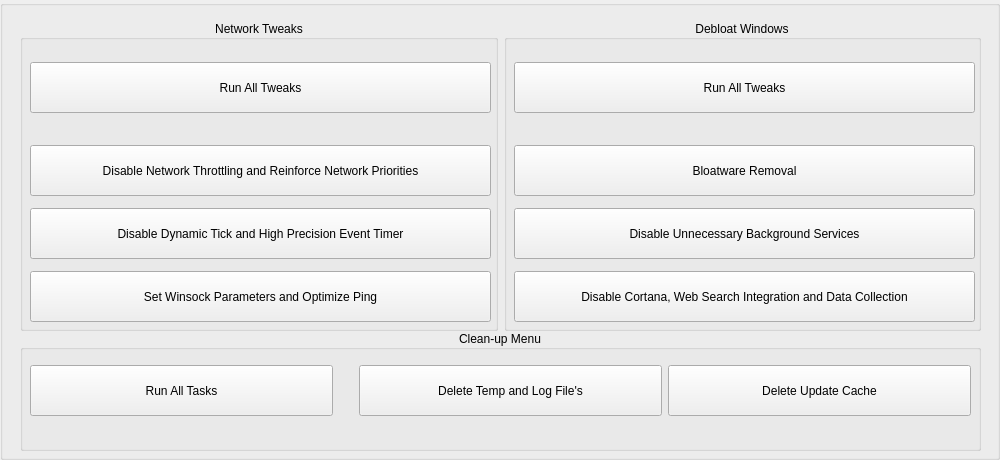
<?xml version="1.0" encoding="UTF-8"?>
<ui version="4.0">
 <class>network</class>
 <widget class="QGroupBox" name="network">
  <property name="geometry">
   <rect>
    <x>0</x>
    <y>0</y>
    <width>1000</width>
    <height>460</height>
   </rect>
  </property>
  <property name="sizePolicy">
   <sizepolicy hsizetype="Minimum" vsizetype="Minimum">
    <horstretch>0</horstretch>
    <verstretch>0</verstretch>
   </sizepolicy>
  </property>
  <property name="minimumSize">
   <size>
    <width>1000</width>
    <height>460</height>
   </size>
  </property>
  <property name="maximumSize">
   <size>
    <width>1000</width>
    <height>460</height>
   </size>
  </property>
  <property name="windowTitle">
   <string>GroupBox</string>
  </property>
  <widget class="QWidget" name="">
   <property name="geometry">
    <rect>
     <x>20</x>
     <y>20</y>
     <width>961</width>
     <height>311</height>
    </rect>
   </property>
   <layout class="QHBoxLayout" name="horizontalLayout">
    <item>
     <widget class="QGroupBox" name="groupBox">
      <property name="title">
       <string>Network Tweaks</string>
      </property>
      <property name="alignment">
       <set>Qt::AlignmentFlag::AlignCenter</set>
      </property>
      <widget class="QWidget" name="layoutWidget">
       <property name="geometry">
        <rect>
         <x>10</x>
         <y>40</y>
         <width>461</width>
         <height>266</height>
        </rect>
       </property>
       <layout class="QVBoxLayout" name="verticalLayout_2">
        <property name="spacing">
         <number>10</number>
        </property>
        <item>
         <widget class="QPushButton" name="network_all">
          <property name="minimumSize">
           <size>
            <width>231</width>
            <height>51</height>
           </size>
          </property>
          <property name="text">
           <string>Run All Tweaks</string>
          </property>
          <property name="checkable">
           <bool>false</bool>
          </property>
          <property name="autoRepeat">
           <bool>false</bool>
          </property>
          <property name="autoExclusive">
           <bool>false</bool>
          </property>
         </widget>
        </item>
        <item>
         <spacer name="horizontalSpacer_2">
          <property name="orientation">
           <enum>Qt::Orientation::Horizontal</enum>
          </property>
          <property name="sizeHint" stdset="0">
           <size>
            <width>40</width>
            <height>20</height>
           </size>
          </property>
         </spacer>
        </item>
        <item>
         <widget class="QPushButton" name="network_throttling">
          <property name="minimumSize">
           <size>
            <width>231</width>
            <height>51</height>
           </size>
          </property>
          <property name="text">
           <string>Disable Network Throttling and Reinforce Network Priorities</string>
          </property>
          <property name="checkable">
           <bool>false</bool>
          </property>
          <property name="autoRepeat">
           <bool>false</bool>
          </property>
          <property name="autoExclusive">
           <bool>false</bool>
          </property>
         </widget>
        </item>
        <item>
         <widget class="QPushButton" name="network_dynamic">
          <property name="minimumSize">
           <size>
            <width>231</width>
            <height>51</height>
           </size>
          </property>
          <property name="text">
           <string>Disable Dynamic Tick and High Precision Event Timer</string>
          </property>
          <property name="checkable">
           <bool>false</bool>
          </property>
          <property name="autoRepeat">
           <bool>false</bool>
          </property>
          <property name="autoExclusive">
           <bool>false</bool>
          </property>
         </widget>
        </item>
        <item>
         <widget class="QPushButton" name="network_ping">
          <property name="minimumSize">
           <size>
            <width>231</width>
            <height>51</height>
           </size>
          </property>
          <property name="text">
           <string>Set Winsock Parameters and Optimize Ping</string>
          </property>
          <property name="checkable">
           <bool>false</bool>
          </property>
          <property name="autoRepeat">
           <bool>false</bool>
          </property>
          <property name="autoExclusive">
           <bool>false</bool>
          </property>
         </widget>
        </item>
       </layout>
      </widget>
     </widget>
    </item>
    <item>
     <widget class="QGroupBox" name="groupBox_2">
      <property name="title">
       <string>Debloat Windows</string>
      </property>
      <property name="alignment">
       <set>Qt::AlignmentFlag::AlignCenter</set>
      </property>
      <widget class="QWidget" name="layoutWidget_2">
       <property name="geometry">
        <rect>
         <x>10</x>
         <y>40</y>
         <width>461</width>
         <height>266</height>
        </rect>
       </property>
       <layout class="QVBoxLayout" name="verticalLayout_3">
        <property name="spacing">
         <number>10</number>
        </property>
        <item>
         <widget class="QPushButton" name="debloat_all">
          <property name="minimumSize">
           <size>
            <width>231</width>
            <height>51</height>
           </size>
          </property>
          <property name="text">
           <string>Run All Tweaks</string>
          </property>
          <property name="checkable">
           <bool>false</bool>
          </property>
          <property name="autoRepeat">
           <bool>false</bool>
          </property>
          <property name="autoExclusive">
           <bool>false</bool>
          </property>
         </widget>
        </item>
        <item>
         <spacer name="horizontalSpacer_3">
          <property name="orientation">
           <enum>Qt::Orientation::Horizontal</enum>
          </property>
          <property name="sizeHint" stdset="0">
           <size>
            <width>40</width>
            <height>20</height>
           </size>
          </property>
         </spacer>
        </item>
        <item>
         <widget class="QPushButton" name="bloatware_removal">
          <property name="minimumSize">
           <size>
            <width>231</width>
            <height>51</height>
           </size>
          </property>
          <property name="text">
           <string>Bloatware Removal</string>
          </property>
          <property name="checkable">
           <bool>false</bool>
          </property>
          <property name="autoRepeat">
           <bool>false</bool>
          </property>
          <property name="autoExclusive">
           <bool>false</bool>
          </property>
         </widget>
        </item>
        <item>
         <widget class="QPushButton" name="debloat_back">
          <property name="minimumSize">
           <size>
            <width>231</width>
            <height>51</height>
           </size>
          </property>
          <property name="text">
           <string>Disable Unnecessary Background Services</string>
          </property>
          <property name="checkable">
           <bool>false</bool>
          </property>
          <property name="autoRepeat">
           <bool>false</bool>
          </property>
          <property name="autoExclusive">
           <bool>false</bool>
          </property>
         </widget>
        </item>
        <item>
         <widget class="QPushButton" name="debloat_data">
          <property name="minimumSize">
           <size>
            <width>231</width>
            <height>51</height>
           </size>
          </property>
          <property name="text">
           <string>Disable Cortana, Web Search Integration and Data Collection</string>
          </property>
          <property name="checkable">
           <bool>false</bool>
          </property>
          <property name="autoRepeat">
           <bool>false</bool>
          </property>
          <property name="autoExclusive">
           <bool>false</bool>
          </property>
         </widget>
        </item>
       </layout>
      </widget>
     </widget>
    </item>
   </layout>
  </widget>
  <widget class="QGroupBox" name="groupBox_3">
   <property name="geometry">
    <rect>
     <x>20</x>
     <y>330</y>
     <width>961</width>
     <height>121</height>
    </rect>
   </property>
   <property name="title">
    <string>Clean-up Menu</string>
   </property>
   <property name="alignment">
    <set>Qt::AlignmentFlag::AlignCenter</set>
   </property>
   <widget class="QWidget" name="">
    <property name="geometry">
     <rect>
      <x>10</x>
      <y>20</y>
      <width>941</width>
      <height>81</height>
     </rect>
    </property>
    <layout class="QHBoxLayout" name="horizontalLayout_2">
     <property name="sizeConstraint">
      <enum>QLayout::SizeConstraint::SetMinimumSize</enum>
     </property>
     <item>
      <widget class="QPushButton" name="clean_all">
       <property name="minimumSize">
        <size>
         <width>231</width>
         <height>51</height>
        </size>
       </property>
       <property name="text">
        <string>Run All Tasks</string>
       </property>
       <property name="checkable">
        <bool>false</bool>
       </property>
       <property name="autoRepeat">
        <bool>false</bool>
       </property>
       <property name="autoExclusive">
        <bool>false</bool>
       </property>
      </widget>
     </item>
     <item>
      <spacer name="verticalSpacer">
       <property name="orientation">
        <enum>Qt::Orientation::Vertical</enum>
       </property>
       <property name="sizeHint" stdset="0">
        <size>
         <width>20</width>
         <height>10</height>
        </size>
       </property>
      </spacer>
     </item>
     <item>
      <widget class="QPushButton" name="clean_log_temp">
       <property name="minimumSize">
        <size>
         <width>231</width>
         <height>51</height>
        </size>
       </property>
       <property name="text">
        <string>Delete Temp and Log File's</string>
       </property>
       <property name="checkable">
        <bool>false</bool>
       </property>
       <property name="autoRepeat">
        <bool>false</bool>
       </property>
       <property name="autoExclusive">
        <bool>false</bool>
       </property>
      </widget>
     </item>
     <item>
      <widget class="QPushButton" name="clean_cache">
       <property name="minimumSize">
        <size>
         <width>231</width>
         <height>51</height>
        </size>
       </property>
       <property name="text">
        <string>Delete Update Cache</string>
       </property>
       <property name="checkable">
        <bool>false</bool>
       </property>
       <property name="autoRepeat">
        <bool>false</bool>
       </property>
       <property name="autoExclusive">
        <bool>false</bool>
       </property>
      </widget>
     </item>
    </layout>
   </widget>
  </widget>
 </widget>
 <resources/>
 <connections/>
</ui>
